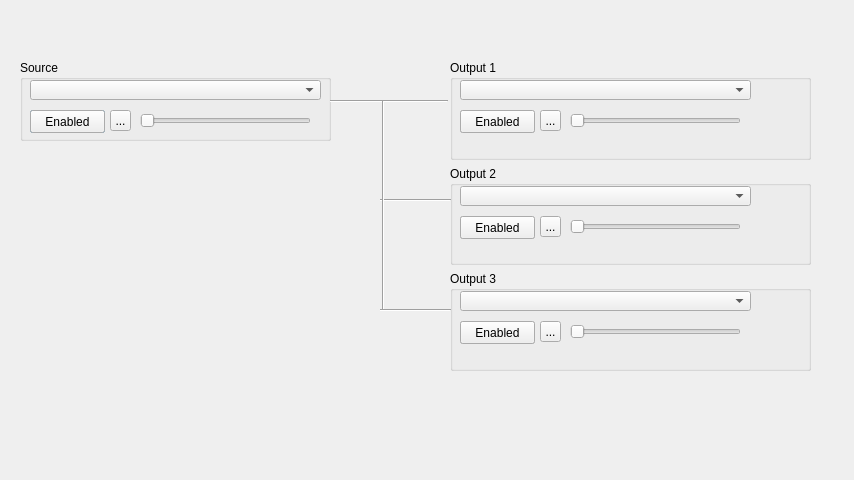
<?xml version="1.0" encoding="UTF-8"?>
<ui version="4.0">
 <class>mainDialog</class>
 <widget class="QDialog" name="mainDialog">
  <property name="geometry">
   <rect>
    <x>0</x>
    <y>0</y>
    <width>854</width>
    <height>480</height>
   </rect>
  </property>
  <property name="windowTitle">
   <string>MIDI Router</string>
  </property>
  <widget class="QGroupBox" name="groupBox">
   <property name="geometry">
    <rect>
     <x>20</x>
     <y>60</y>
     <width>311</width>
     <height>81</height>
    </rect>
   </property>
   <property name="title">
    <string>Source</string>
   </property>
   <property name="flat">
    <bool>false</bool>
   </property>
   <widget class="QComboBox" name="comboBox">
    <property name="geometry">
     <rect>
      <x>10</x>
      <y>20</y>
      <width>291</width>
      <height>20</height>
     </rect>
    </property>
   </widget>
   <widget class="QSlider" name="horizontalSlider">
    <property name="geometry">
     <rect>
      <x>120</x>
      <y>50</y>
      <width>171</width>
      <height>22</height>
     </rect>
    </property>
    <property name="orientation">
     <enum>Qt::Horizontal</enum>
    </property>
   </widget>
   <widget class="QPushButton" name="pushButton">
    <property name="geometry">
     <rect>
      <x>10</x>
      <y>50</y>
      <width>75</width>
      <height>23</height>
     </rect>
    </property>
    <property name="text">
     <string>Disabled</string>
    </property>
   </widget>
   <widget class="QPushButton" name="pushButton_2">
    <property name="geometry">
     <rect>
      <x>10</x>
      <y>50</y>
      <width>75</width>
      <height>23</height>
     </rect>
    </property>
    <property name="text">
     <string>Enabled</string>
    </property>
   </widget>
   <widget class="QToolButton" name="toolButton">
    <property name="geometry">
     <rect>
      <x>90</x>
      <y>50</y>
      <width>21</width>
      <height>21</height>
     </rect>
    </property>
    <property name="text">
     <string>...</string>
    </property>
   </widget>
  </widget>
  <widget class="QWidget" name="verticalLayoutWidget">
   <property name="geometry">
    <rect>
     <x>450</x>
     <y>60</y>
     <width>361</width>
     <height>311</height>
    </rect>
   </property>
   <layout class="QVBoxLayout" name="verticalLayout">
    <item>
     <widget class="QGroupBox" name="groupBox_2">
      <property name="title">
       <string>Output 1</string>
      </property>
      <property name="flat">
       <bool>false</bool>
      </property>
      <widget class="QComboBox" name="comboBox_2">
       <property name="geometry">
        <rect>
         <x>10</x>
         <y>20</y>
         <width>291</width>
         <height>20</height>
        </rect>
       </property>
      </widget>
      <widget class="QSlider" name="horizontalSlider_2">
       <property name="geometry">
        <rect>
         <x>120</x>
         <y>50</y>
         <width>171</width>
         <height>22</height>
        </rect>
       </property>
       <property name="orientation">
        <enum>Qt::Horizontal</enum>
       </property>
      </widget>
      <widget class="QPushButton" name="pushButton_3">
       <property name="geometry">
        <rect>
         <x>10</x>
         <y>50</y>
         <width>75</width>
         <height>23</height>
        </rect>
       </property>
       <property name="text">
        <string>Disabled</string>
       </property>
      </widget>
      <widget class="QPushButton" name="pushButton_4">
       <property name="geometry">
        <rect>
         <x>10</x>
         <y>50</y>
         <width>75</width>
         <height>23</height>
        </rect>
       </property>
       <property name="text">
        <string>Enabled</string>
       </property>
      </widget>
      <widget class="QToolButton" name="toolButton_2">
       <property name="geometry">
        <rect>
         <x>90</x>
         <y>50</y>
         <width>21</width>
         <height>21</height>
        </rect>
       </property>
       <property name="text">
        <string>...</string>
       </property>
      </widget>
     </widget>
    </item>
    <item>
     <widget class="QGroupBox" name="groupBox_3">
      <property name="title">
       <string>Output 2</string>
      </property>
      <property name="flat">
       <bool>false</bool>
      </property>
      <widget class="QComboBox" name="comboBox_3">
       <property name="geometry">
        <rect>
         <x>10</x>
         <y>20</y>
         <width>291</width>
         <height>20</height>
        </rect>
       </property>
      </widget>
      <widget class="QSlider" name="horizontalSlider_3">
       <property name="geometry">
        <rect>
         <x>120</x>
         <y>50</y>
         <width>171</width>
         <height>22</height>
        </rect>
       </property>
       <property name="orientation">
        <enum>Qt::Horizontal</enum>
       </property>
      </widget>
      <widget class="QPushButton" name="pushButton_5">
       <property name="geometry">
        <rect>
         <x>10</x>
         <y>50</y>
         <width>75</width>
         <height>23</height>
        </rect>
       </property>
       <property name="text">
        <string>Disabled</string>
       </property>
      </widget>
      <widget class="QPushButton" name="pushButton_6">
       <property name="geometry">
        <rect>
         <x>10</x>
         <y>50</y>
         <width>75</width>
         <height>23</height>
        </rect>
       </property>
       <property name="text">
        <string>Enabled</string>
       </property>
      </widget>
      <widget class="QToolButton" name="toolButton_3">
       <property name="geometry">
        <rect>
         <x>90</x>
         <y>50</y>
         <width>21</width>
         <height>21</height>
        </rect>
       </property>
       <property name="text">
        <string>...</string>
       </property>
      </widget>
     </widget>
    </item>
    <item>
     <widget class="QGroupBox" name="groupBox_4">
      <property name="title">
       <string>Output 3</string>
      </property>
      <property name="flat">
       <bool>false</bool>
      </property>
      <widget class="QComboBox" name="comboBox_4">
       <property name="geometry">
        <rect>
         <x>10</x>
         <y>20</y>
         <width>291</width>
         <height>20</height>
        </rect>
       </property>
      </widget>
      <widget class="QSlider" name="horizontalSlider_4">
       <property name="geometry">
        <rect>
         <x>120</x>
         <y>50</y>
         <width>171</width>
         <height>22</height>
        </rect>
       </property>
       <property name="orientation">
        <enum>Qt::Horizontal</enum>
       </property>
      </widget>
      <widget class="QPushButton" name="pushButton_7">
       <property name="geometry">
        <rect>
         <x>10</x>
         <y>50</y>
         <width>75</width>
         <height>23</height>
        </rect>
       </property>
       <property name="text">
        <string>Disabled</string>
       </property>
      </widget>
      <widget class="QPushButton" name="pushButton_8">
       <property name="geometry">
        <rect>
         <x>10</x>
         <y>50</y>
         <width>75</width>
         <height>23</height>
        </rect>
       </property>
       <property name="text">
        <string>Enabled</string>
       </property>
      </widget>
      <widget class="QToolButton" name="toolButton_4">
       <property name="geometry">
        <rect>
         <x>90</x>
         <y>50</y>
         <width>21</width>
         <height>21</height>
        </rect>
       </property>
       <property name="text">
        <string>...</string>
       </property>
      </widget>
     </widget>
    </item>
   </layout>
  </widget>
  <widget class="Line" name="line">
   <property name="geometry">
    <rect>
     <x>330</x>
     <y>100</y>
     <width>118</width>
     <height>3</height>
    </rect>
   </property>
   <property name="orientation">
    <enum>Qt::Horizontal</enum>
   </property>
  </widget>
  <widget class="Line" name="line_2">
   <property name="geometry">
    <rect>
     <x>380</x>
     <y>190</y>
     <width>71</width>
     <height>20</height>
    </rect>
   </property>
   <property name="orientation">
    <enum>Qt::Horizontal</enum>
   </property>
  </widget>
  <widget class="Line" name="line_3">
   <property name="geometry">
    <rect>
     <x>373</x>
     <y>100</y>
     <width>20</width>
     <height>211</height>
    </rect>
   </property>
   <property name="orientation">
    <enum>Qt::Vertical</enum>
   </property>
  </widget>
  <widget class="Line" name="line_4">
   <property name="geometry">
    <rect>
     <x>380</x>
     <y>300</y>
     <width>71</width>
     <height>20</height>
    </rect>
   </property>
   <property name="orientation">
    <enum>Qt::Horizontal</enum>
   </property>
  </widget>
 </widget>
 <resources/>
 <connections>
  <connection>
   <sender>pushButton_2</sender>
   <signal>clicked()</signal>
   <receiver>pushButton</receiver>
   <slot>raise()</slot>
   <hints>
    <hint type="sourcelabel">
     <x>245</x>
     <y>318</y>
    </hint>
    <hint type="destinationlabel">
     <x>147</x>
     <y>322</y>
    </hint>
   </hints>
  </connection>
  <connection>
   <sender>pushButton</sender>
   <signal>clicked()</signal>
   <receiver>pushButton_2</receiver>
   <slot>raise()</slot>
   <hints>
    <hint type="sourcelabel">
     <x>154</x>
     <y>318</y>
    </hint>
    <hint type="destinationlabel">
     <x>265</x>
     <y>316</y>
    </hint>
   </hints>
  </connection>
 </connections>
</ui>
